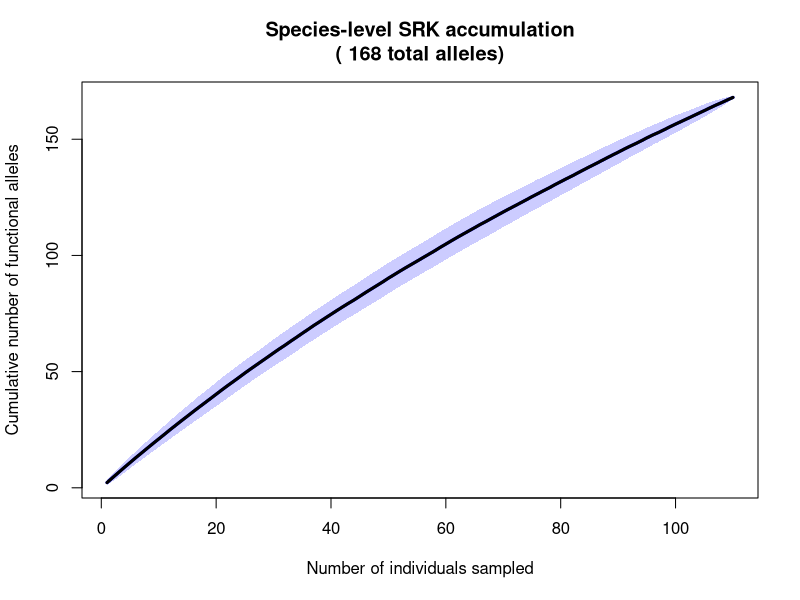
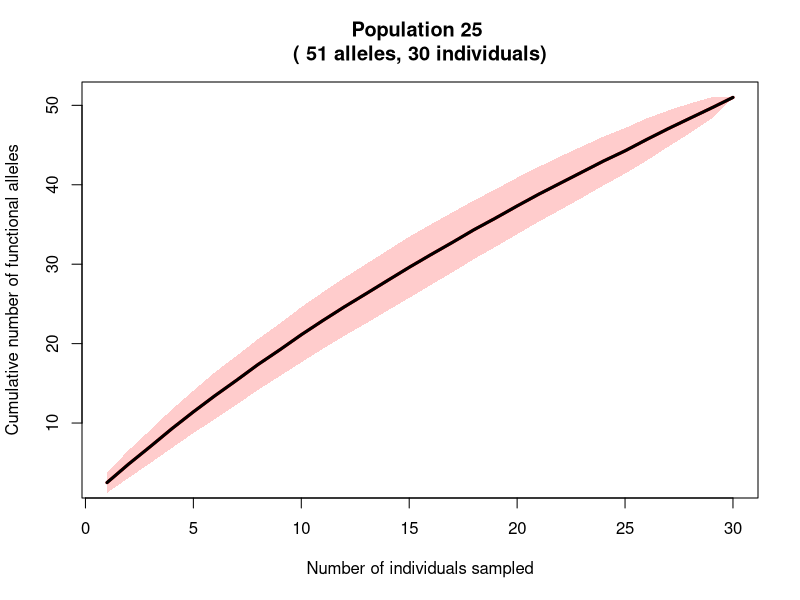
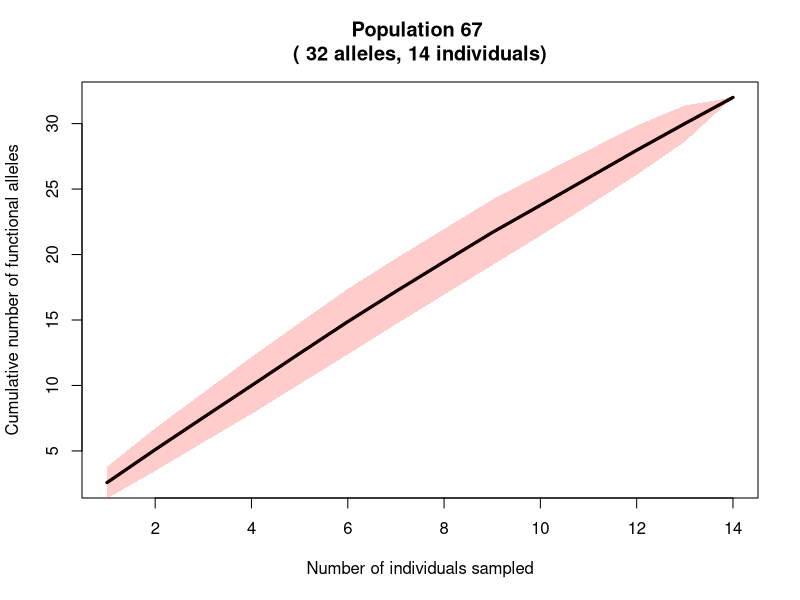
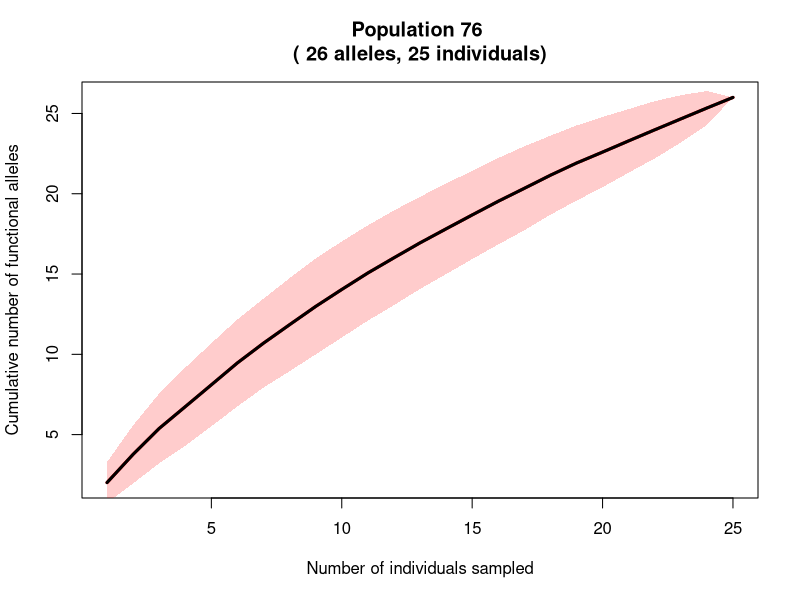

Write R code to recreate these figures, in order.
############################################################
# SRK allele accumulation analysis - FIXED TO MATCH CORRECT METHOD
# Uses same approach as your working R code
############################################################

cat("Starting SRK allele accumulation analysis\n")

############################################################
# 1. Load data
############################################################

geno <- read.table(
  "SRK_individual_genotypes.tsv",
  header = TRUE,
  sep = "\t",
  check.names = FALSE,
  stringsAsFactors = FALSE
)

sample_info <- read.csv(
  "sampling_metadata.csv",
  stringsAsFactors = FALSE
)

############################################################
# 2. Merge and filter ingroup - FIXED individual matching
############################################################

# Filter metadata to ingroup only
sample_info <- sample_info[sample_info$Ingroup == 1, ]

# Filter genotype data to match ingroup individuals
# FIXED: Use exact matching like your working code
geno <- geno[geno$Individual %in% sample_info$SampleID, ]

cat("Individuals after ingroup filtering:", nrow(geno), "\n")

# Add population info using correct matching
geno$Population <- sample_info$Pop[match(geno$Individual, sample_info$SampleID)]

############################################################
# 3. CORRECT allele processing - columns 2 onwards
############################################################

# FIXED: Alleles are columns 2 onwards (like your working code)
allele_start_col <- 2
allele_end_col <- ncol(geno) - 1  # Exclude the Population column we just added

cat("Allele columns: from", allele_start_col, "to", allele_end_col, "\n")
cat("Total allele columns:", allele_end_col - allele_start_col + 1, "\n")

# Extract allele matrix - CORRECT method
allele_matrix <- as.matrix(geno[, allele_start_col:allele_end_col])

# Convert to numeric and handle NAs
allele_matrix <- apply(allele_matrix, 2, as.numeric)
allele_matrix[is.na(allele_matrix)] <- 0

# Add row names
rownames(allele_matrix) <- geno$Individual

cat("Genotype matrix dimensions:", nrow(allele_matrix), "x", ncol(allele_matrix), "\n")

# Safety check
cat("Genotype value summary:\n")
print(summary(as.vector(allele_matrix)))

############################################################
# 4. CORRECT allele accumulation function
############################################################

allele_accumulation <- function(mat, pop_name = "Unknown", n_perm = 1000, seed = 123) {

  set.seed(seed)

  n_ind <- nrow(mat)
  
  # CORRECT allele count - same method as your working code
  allele_counts <- colSums(mat)
  present_alleles <- allele_counts > 0
  true_alleles <- sum(present_alleles)
  
  cat("Population", pop_name, "- Individuals:", n_ind, "- Alleles present:", true_alleles, "\n")

  accum <- matrix(0, nrow = n_perm, ncol = n_ind)

  for (p in 1:n_perm) {

    order <- sample(n_ind)
    cum_mat <- mat[order, , drop = FALSE]

    for (i in 1:n_ind) {
      # Count alleles present in first i individuals
      if (i == 1) {
        cum_subset <- cum_mat[1, , drop = FALSE]
      } else {
        cum_subset <- cum_mat[1:i, , drop = FALSE]
      }
      
      # Count alleles with at least one occurrence
      accum[p, i] <- sum(colSums(cum_subset) > 0)
    }
  }

  mean_accum <- colMeans(accum)
  sd_accum <- apply(accum, 2, sd)

  # NFDS statistics
  initial_range <- min(5, n_ind)
  tail_range <- min(5, n_ind)
  
  initial_slope <- if(n_ind > 1) {
    mean(diff(mean_accum[1:initial_range]))
  } else {
    NA
  }

  tail_slope <- if(n_ind > tail_range) {
    mean(diff(mean_accum[(n_ind-tail_range+1):n_ind]))
  } else {
    NA
  }

  half <- floor(n_ind / 2)
  
  late_fraction <- if(n_ind > 2 && max(mean_accum) > 0) {
    (max(mean_accum) - mean_accum[half]) / max(mean_accum)
  } else {
    NA
  }

  return(list(
    mean_accum = mean_accum,
    sd_accum = sd_accum,
    initial_slope = initial_slope,
    tail_slope = tail_slope,
    late_fraction = late_fraction,
    true_alleles = true_alleles
  ))
}

############################################################
# 5. Open PDF output
############################################################

pdf(
  "SRK_allele_accumulation_curves.pdf",
  width = 8,
  height = 6
)

############################################################
# 6. Species-level analysis
############################################################

cat("\nRunning species-level analysis\n")

species_res <- allele_accumulation(allele_matrix, "Species")

n_ind <- nrow(allele_matrix)

plot(
  1:n_ind,
  species_res$mean_accum,
  type = "l",
  lwd = 3,
  col = "blue",
  xlab = "Number of individuals sampled",
  ylab = "Cumulative number of functional alleles",
  main = paste("Species-level SRK accumulation\n(", species_res$true_alleles, "total alleles)")
)

polygon(
  c(1:n_ind, rev(1:n_ind)),
  c(species_res$mean_accum - species_res$sd_accum,
    rev(species_res$mean_accum + species_res$sd_accum)),
  col = rgb(0,0,1,0.2),
  border = NA
)

lines(1:n_ind, species_res$mean_accum, lwd = 3)

############################################################
# 7. Population-level analysis - CORRECT method
############################################################

pop_counts <- table(geno$Population)
valid_pops <- names(pop_counts[pop_counts >= 5])

cat("\nPopulations retained:", valid_pops, "\n")

pop_results <- list()

for (pop in valid_pops) {

  cat("Processing population:", pop, "\n")

  # CORRECT population subsetting - same as your working code
  target_pop_metadata <- sample_info[sample_info$Pop == pop, ]
  pop_geno <- geno[geno$Individual %in% target_pop_metadata$SampleID, ]
  
  # Extract allele matrix for this population - CORRECT method
  pop_allele_matrix <- as.matrix(pop_geno[, allele_start_col:allele_end_col])
  pop_allele_matrix <- apply(pop_allele_matrix, 2, as.numeric)
  pop_allele_matrix[is.na(pop_allele_matrix)] <- 0
  rownames(pop_allele_matrix) <- pop_geno$Individual

  res <- allele_accumulation(pop_allele_matrix, pop)

  pop_results[[pop]] <- res

  n_ind <- nrow(pop_allele_matrix)

  plot(
    1:n_ind,
    res$mean_accum,
    type = "l",
    lwd = 3,
    col = "red",
    xlab = "Number of individuals sampled",
    ylab = "Cumulative number of functional alleles",
    main = paste("Population", pop, "\n(", res$true_alleles, "alleles,", n_ind, "individuals)")
  )

  polygon(
    c(1:n_ind, rev(1:n_ind)),
    c(res$mean_accum - res$sd_accum,
      rev(res$mean_accum + res$sd_accum)),
    col = rgb(1,0,0,0.2),
    border = NA
  )

  lines(1:n_ind, res$mean_accum, lwd = 3)

}

############################################################
# 8. Close PDF
############################################################

dev.off()

cat("\nPDF written: SRK_allele_accumulation_curves.pdf\n")

############################################################
# 9. Export statistics with CORRECT counts
############################################################

stats <- data.frame(
  Level="Species",
  Population="All",
  N_individuals=nrow(allele_matrix),
  N_alleles=species_res$true_alleles,
  Initial_slope=species_res$initial_slope,
  Tail_slope=species_res$tail_slope,
  Late_fraction=species_res$late_fraction
)

for (pop in names(pop_results)) {

  res <- pop_results[[pop]]
  pop_data <- geno[geno$Population == pop, ]

  stats <- rbind(stats,
    data.frame(
      Level="Population",
      Population=pop,
      N_individuals=nrow(pop_data),
      N_alleles=res$true_alleles,
      Initial_slope=res$initial_slope,
      Tail_slope=res$tail_slope,
      Late_fraction=res$late_fraction
    )
  )
}

write.table(
  stats,
  "SRK_allele_accumulation_stats.tsv",
  sep="\t",
  quote=FALSE,
  row.names=FALSE
)

cat("\nStats written: SRK_allele_accumulation_stats.tsv\n")

############################################################
# 10. Print summary with validation
############################################################

print(stats)

# Validation - should match your working code
cat("\n=== VALIDATION ===\n")
cat("Population 27 should now show 17 alleles\n")
cat("Method matches your working R code:\n")
cat("- Alleles from column 2 onwards\n")
cat("- Correct individual matching\n")
cat("- colSums(matrix) > 0 counting method\n")

cat("\nAnalysis complete\n")
